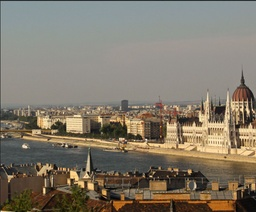
#> input picture b.jpg, 256 x 212 px, shrunk from 1123 x 932 before the run
$ python sensitivity.py
#> lines starting #> are read from the running program, lines starting #| are printed output that depends on the picture
### utilities.py
import numpy as np
import cv2
from scipy.spatial.distance import cdist
import matplotlib.pyplot as plt
from sklearn import linear_model


## MAIN ransac function. Not iterative.
def RANSAC(matches_1, matches_2, s, error_threshold):

    ## Take random sample of matches
    sample_ind = np.random.randint(len(matches_1), size=(s,1))

    match_1_sample = matches_1[sample_ind]
    match_2_sample = matches_2[sample_ind]
    match_1_sample = np.asarray(match_1_sample)
    match_2_sample = np.asarray(match_2_sample)

    #########################################
    ## Solve for Homography Matrix using big matrices
    X = np.matrix([match_1_sample.T[0][0], match_1_sample.T[1][0], np.ones(s)])
    Y = np.matrix([match_2_sample.T[0][0], match_2_sample.T[1][0],np.ones(s)])

    ############################################
    #########################################
    ## CONSTRUCT MATRICES
    sum_x_sq = np.square(X[0]).sum()
    sum_x_y = np.multiply(X[0],X[1]).sum()
    sum_x = X[0].sum()
    sum_y_sq = np.square(X[1]).sum()
    sum_y = X[1].sum()

    a = np.array([
    [sum_x_sq, sum_x_y, sum_x, 0, 0, 0],
    [sum_x_y, sum_y_sq, sum_y, 0, 0, 0],
    [sum_x, sum_y, s, 0, 0, 0],
    [0, 0, 0,sum_x_sq, sum_x_y, sum_x],
    [0, 0, 0,sum_x_y, sum_y_sq, sum_y],
    [0, 0, 0,sum_x, sum_y, s]
    ])

    sum_u_x = np.multiply(Y[0],X[0]).sum()
    sum_u_y = np.multiply(Y[0],X[1]).sum()
    sum_u = Y[0].sum()
    sum_v_x = np.multiply(Y[1],X[0]).sum()
    sum_v_y = np.multiply(Y[1],X[1]).sum()
    sum_v = Y[1].sum()

    b = np.array([sum_u_x, sum_u_y,sum_u,sum_v_x,sum_v_y,sum_v])
    ############################################
    ############################################

    ## Calculate H matrix
    a_matrix = np.linalg.solve(a,b)
    H = np.array([
    [a_matrix[0],a_matrix[1],a_matrix[2]],
    [a_matrix[3],a_matrix[4],a_matrix[5]],
    [0,0,1]])

    ### take the new H matrix and predict image 2 points using img 1 points
    X = np.matrix([matches_1.T[0], matches_1.T[1], np.ones(len(matches_1))])
    Y_pred = np.dot(H,X)

    ############################
    # the squared distance
    # between the point coordinates in one image, and the transformed coordinates of
    # the matching points in the other image

    # filter inliers and outliers, return outlier indices and statistics
    ############################

    Y_pred = Y_pred[0:2].T
    Y_pred = Y_pred / np.linalg.norm(Y_pred)
    matches_2 = matches_2  / np.linalg.norm(matches_2)
    distances = cdist(Y_pred, matches_2,'euclidean')
    errors = distances.diagonal()
    inliers = np.where(errors<error_threshold)[0]
    outliers = np.where(errors>=error_threshold)[0]
    n_inliers = inliers.shape[0]
    n_outliers = outliers.shape[0]
    outlier_index = np.argwhere(errors>=error_threshold)
    inlier_residual = inliers.mean()

    # print("###")
    # print("Number of Inliers")
    # print(n_inliers)

    return H, outlier_index, inliers, outliers, inlier_residual


## Visually compare image 1 and 2
# [8 lines left out: function plot_matches, not called in this run]


## Get descriptors and coordinates
def get_sift(img_1,img_2):
    # sift = cv2.xfeatures2d.SURF_create(400)
    # sift.setExtended(True)
    sift = cv2.xfeatures2d.SIFT_create()
    k1, d1 = sift.detectAndCompute(img_1, None)
    k2, d2 = sift.detectAndCompute(img_2, None)

    ## Normalize for 0 mean and unit std
    d1 = d1 / np.linalg.norm(d1)
    d2 = d2 / np.linalg.norm(d2)

    ## Extract coordinates of keypoints
    coords1 = []
    coords2 = []
    for i in range(len(k1)):
        coords1.append(k1[i].pt)
    for i in range(len(k2)):
        coords2.append(k2[i].pt)
    return d1, d2, coords1, coords2

## Get closest matches based on distacne
def get_top_matches(desc_1, desc_2, threshold, type):

    if type == 'euc':
        desc_1 = desc_1 / np.linalg.norm(desc_1)
        desc_2 = desc_2  / np.linalg.norm(desc_2)
        distances = cdist(desc_1, desc_2)
    if type == 'corr':
        distances = np.zeros((len(desc_1), len(desc_2)))
        for i in range(len(desc_1)):
            for j in range(len(desc_2)):
                distances[i][j] = np.correlate(desc_1[i], desc_2[j])
        distances = distances / distances.max()
        distances = 1 - distances

    index_1 = []
    index_2 = []
    for i in range(0,len(distances)):
        if distances[i].min() < threshold:
            index_1.append(i)
            index_2.append(distances[i].argmin())

    return index_1, index_2, distances

## Run RANSAC iterations
def run_RANSAC(N, matches_1, matches_2, sample_size, error_threshold):
    removal_matches = []
    all_inliers = []
    homogrogaphy_matrices = []
    n_inliers = []
    for n in range(N):
        H, outlier_index, inliers, outliers, inlier_residual = RANSAC(matches_1, matches_2, sample_size, error_threshold)
        homogrogaphy_matrices.append(H)
        removal_matches.append(outlier_index)
        all_inliers.append(inliers)
        n_inliers.append(len(inliers))
    print("Optimal Inlier count:")
    print(np.max(n_inliers))
    print("Average Inlier Residual:")
    inlier_residual = np.mean(all_inliers[np.argmax(n_inliers)])
    print(inlier_residual)
    print("Number of Outliers:")
    n_outlier = len(matches_1) - np.max(n_inliers)
    print(n_outlier)

    return homogrogaphy_matrices, removal_matches, all_inliers, n_inliers, inlier_residual

## Calculate the final H matrix
def final_homography(opt_matches_1,opt_matches_2):
    X = np.matrix([opt_matches_1.T[0], opt_matches_1.T[1], np.ones(len(opt_matches_1))])
    Y = np.matrix([opt_matches_2.T[0], opt_matches_2.T[1],np.ones(len(opt_matches_1))])

    ############################################
    #########################################
    ## CONSTRUCT MATRICES
    sum_x_sq = np.square(X[0]).sum()
    sum_x_y = np.multiply(X[0],X[1]).sum()
    sum_x = X[0].sum()
    sum_y_sq = np.square(X[1]).sum()
    sum_y = X[1].sum()

    a = np.array([
    [sum_x_sq, sum_x_y, sum_x, 0, 0, 0],
    [sum_x_y, sum_y_sq, sum_y, 0, 0, 0],
    [sum_x, sum_y, len(opt_matches_1), 0, 0, 0],
    [0, 0, 0,sum_x_sq, sum_x_y, sum_x],
    [0, 0, 0,sum_x_y, sum_y_sq, sum_y],
    [0, 0, 0,sum_x, sum_y, len(opt_matches_1)]
    ])

    sum_u_x = np.multiply(Y[0],X[0]).sum()
    sum_u_y = np.multiply(Y[0],X[1]).sum()
    sum_u = Y[0].sum()
    sum_v_x = np.multiply(Y[1],X[0]).sum()
    sum_v_y = np.multiply(Y[1],X[1]).sum()
    sum_v = Y[1].sum()

    b = np.array([sum_u_x, sum_u_y,sum_u,sum_v_x,sum_v_y,sum_v])
    ############################################
    ############################################

    ## Calculate H matrix
    a_matrix = np.linalg.solve(a,b)
    H = np.array([
    [a_matrix[0],a_matrix[1],a_matrix[2]],
    [a_matrix[3],a_matrix[4],a_matrix[5]],
    [0,0,1]])

    return H

######################################
## NOTE THIS FUNCTION IS CURTEST OF
## https://github.com/pavanpn/Image-Stitching/blob/master/stitch_images.py
## Taken as alternative to matlabs warp and transform functions
# [34 lines left out: function get_stitched_image, not called in this run]

### sensitivity.py
import numpy as np
import cv2
from scipy.spatial.distance import cdist
import matplotlib.pyplot as plt

from utilities import *

## NOTE THIS SCRIPT IS PURELY FOR SENSITIVITY ANALYSIS
type = 'euc'
distance_thresh = 0.01
error_threshold = 0.001
sample_size = 10
def visualize(x,y,title,xlab,ylab):
    plt.plot(x, y)
    plt.title(title)
    plt.xlabel(xlab)
    plt.ylabel(ylab)
    plt.savefig('./' + title + '.png', bbox_inches='tight')
    plt.close()

def run_all(type, distance_thresh, error_threshold, sample_size):
#> called with type = 'euc', distance_thresh = 0.01, error_threshold = 0.001, sample_size = 10
    filename_1 = './b.jpg'
    filename_2 = './a.jpg'
    img_1 = cv2.imread(filename_1)
#> img_1 is the input picture: shape (212, 256, 3); mean B, G, R 106.9, 121.1, 129.5
    img_2 = cv2.imread(filename_2)
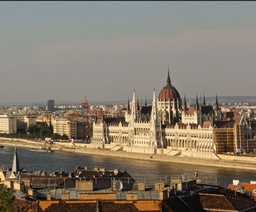
#> input picture a.jpg, 256 x 212 px, shrunk from 1123 x 932 before the run
#> img_2 is the input picture: shape (212, 256, 3); mean B, G, R 106.3, 121.5, 132.4

    ######################
    ## Extract Keypoints and Descriptors
    d1, d2, coords1, coords2 = get_sift(img_1,img_2)
#> in get_sift, `k1, d1 = sift.detectAndCompute(img_1, None)`: k1 = 408 keypoints; strongest (x, y, size): (44, 189, 1.9), (248, 112, 2.2), (91, 186, 4.3), (189, 172, 2.7)
#> in get_sift, `k2, d2 = sift.detectAndCompute(img_2, None)`: k2 = 427 keypoints; strongest (x, y, size): (17, 186, 4.2), (174, 111, 2.3), (30, 192, 3.4), (116, 172, 2.7)
#> in get_sift, `d1 = d1 / np.linalg.norm(d1)`:
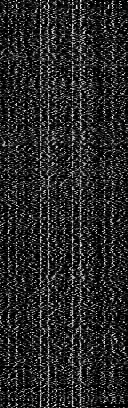
#> d1: shape (408, 128) float32; min 0, max 0.017, mean 0.00266; drawn with min black and max white
#> in get_sift, `d2 = d2 / np.linalg.norm(d2)`:
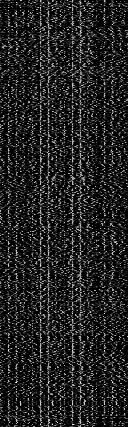
#> d2: shape (427, 128) float32; min 0, max 0.0182, mean 0.00256; drawn with min black and max white
#> after the loop in get_sift, `for i in range(len(k1)):`: coords1 = 408 pairs, first value 3.58 to 253, second value 80.4 to 209.2
#> after the loop in get_sift, `for i in range(len(k2)):`: coords2 = 427 pairs, first value 2.86 to 252, second value 80.44 to 208.5

    #########################################################
    # Get Best Matches
    ## DO SENSITIVITY ANALYSIS ON DISTANCE TYPE
    print(distance_thresh)
    print(type)
    index_1, index_2, distances = get_top_matches(d1,d2, distance_thresh,type)
#> in get_top_matches, `distances = cdist(desc_1, desc_2)`:
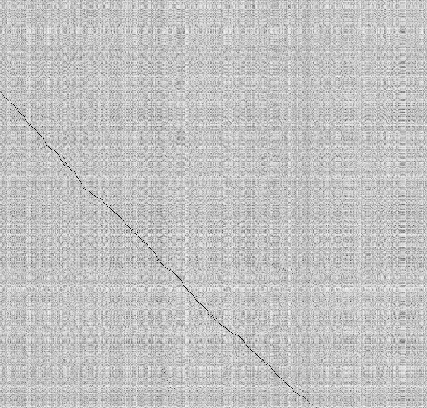
#> distances: shape (408, 427) float64; min 0.00124, max 0.0655, mean 0.0504; drawn with min black and max white
#> after the loop in get_top_matches, `for i in range(0,len(distances)):`: index_1 = 209 values from 97 to 396; index_2 = 209 values, max 303 at index 208, min 4 at index 0, mean 153.2
#> index_1 = 209 values from 97 to 396


    ## Extract best matches
    coords1 = np.array(coords1)
    matches_1 = coords1[index_1]
#> matches_1 = 209 pairs, first value 81.58 to 246.9, second value 80.4 to 208.5
    coords2 = np.array(coords2)
    matches_2 = coords2[index_2]
#> matches_2 = 209 pairs, first value 7.79 to 173.1, second value 80.44 to 208.5


    ############################
    ## RANSAC
    ############################
    # Number of iterations

    p = 0.99
    e = 0.05

    N = np.log(1 - p) / np.log(1-(1-e)**sample_size)
    N = int(N) + 10

    ###########################
    ## RANSAC ITERATIONS
    homogrogaphy_matrices, removal_matches, all_inliers, n_inliers, inlier_residual = run_RANSAC(N, matches_1, matches_2, sample_size, error_threshold)
#> the loop in run_RANSAC, `for n in range(N):` made 15 passes
#> (sample_ind in RANSAC, sum_x_sq in RANSAC, sum_x_y in RANSAC, sum_x in RANSAC, sum_y_sq in RANSAC, sum_y in RANSAC, sum_u_x in RANSAC, sum_u_y in RANSAC) on passes 1, 2, 3, 4, 5, 8: ([172, 47, 117, 192, 67, 195, 103, 9, 21, 36], 297423.3, 256442.2, 1633.8, 256590.6, 1579.1, 176889.5, 139953.2), ([87, 70, 88, 140, 58, 193, 39, 87, 174, 88], 299499.6, 253181.4, 1685.7, 251332.8, 1548.8, 175417, 139217.9), ([81, 165, 25, 77, 72, 9, 148, 115, 208, 197], 328336.9, 243067.7, 1734, 232524, 1470.6, 200300.1, 134468.4), ([79, 175, 192, 82, 99, 177, 29, 147, 147, 142], 374105.7, 271014.5, 1890.7, 216438.8, 1437.3, 234562.3, 164936.1), ([167, 32, 193, 9, 185, 127, 32, 31, 202, 151], 351911.4, 247702.2, 1782.4, 215833.4, 1420.7, 220390.4, 142857), ([1, 65, 169, 57, 35, 102, 119, 11, 174, 82], 256382.7, 220212.7, 1525, 210519.9, 1424.9, 143867.6, 115072.9)
#> (sample_ind in RANSAC, sum_x_sq in RANSAC, sum_x_y in RANSAC, sum_x in RANSAC, sum_y_sq in RANSAC, sum_y in RANSAC, sum_u_x in RANSAC, sum_u_y in RANSAC) on passes 6, 7, 9, 10: ([163, 203, 114, 183, 28, 34, 128, 128, 164, 53], 364337.5, 292005.9, 1850.2, 270025.2, 1623.9, 227688.2, 172093.7), ([133, 38, 17, 79, 132, 105, 42, 186, 31, 120], 272322.5, 249534.1, 1589.9, 249322, 1553.8, 155003.9, 134865.4), ([91, 128, 142, 99, 53, 140, 121, 170, 84, 203], 359898.5, 282910.1, 1866.8, 242527.9, 1521.8, 222086.7, 170571.6), ([68, 6, 196, 47, 127, 131, 204, 100, 180, 78], 339728.4, 282064.3, 1770.6, 263114.3, 1602.7, 209075.9, 163825.2)
#> pass 1, in RANSAC, `distances = cdist(Y_pred, matches_2,'euclidean')`:
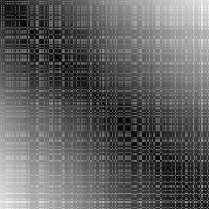
#> distances: shape (209, 209) float64; min 6.58e-07, max 0.0698, mean 0.0271; drawn with min black and max white
#> after the loop in run_RANSAC, `for n in range(N):`: all_inliers = 15 items; n_inliers = [209, 209, 209, 209, 209, 209, 209, 209, 209, 209, 209, 209, 209, 209, 209]; removal_matches = [empty array, empty array, empty array, empty array, empty array, empty array, empty array, empty array, empty array, empty array, empty array, empty array, empty array, empty array, empty array]
#| 209
#| 104.0
#> in run_RANSAC, `n_outlier = len(matches_1) - np.max(n_inliers)`: n_outlier = 0
#| 0
#> homogrogaphy_matrices = 15 items; all_inliers = 15 items; inlier_residual = 104


    ######################
    ## Remove bad keypoints based on RANSAC RESULTS
    ######################
    outliers = removal_matches[np.argmax(n_inliers)].ravel()
#> outliers = empty array
    opt_matches_1 = np.asarray([i for j, i in enumerate(matches_1) if j not in outliers])
#> opt_matches_1 has the same summary as matches_1
    opt_matches_2 = np.asarray([i for j, i in enumerate(matches_2) if j not in outliers])
#> opt_matches_2 has the same summary as matches_2
    opt_H = homogrogaphy_matrices[np.argmax(n_inliers)]
#> opt_H = [[1, 0.000353, -73.83], [4.11e-05, 1, -0.00111], [0, 0, 1]]


    #########################################
    ## Solve for Homography Matrix using big matrices
    H = final_homography(opt_matches_1,opt_matches_2)
#> in final_homography, `sum_x_sq = np.square(X[0]).sum()`: sum_x_sq = 6595619.1
#> in final_homography, `sum_x_y = np.multiply(X[0],X[1]).sum()`: sum_x_y = 5385550.4
#> in final_homography, `sum_x = X[0].sum()`: sum_x = 35648
#> in final_homography, `sum_y_sq = np.square(X[1]).sum()`: sum_y_sq = 5095116.7
#> in final_homography, `sum_y = X[1].sum()`: sum_y = 31932.6
#> in final_homography, `a = np.array([ [sum_x_sq, sum_x_y, sum_x, 0, 0, 0], [sum_x_y, sum_y_sq..`: a = [[6595619.1, 5385550.4, 35648, 0, 0, 0], [5385550.4, 5095116.7, 31932.6, 0, 0, 0], [35648, 31932.6, 209, 0, 0, 0], [0, 0, 0, 6595619.1, 5385550.4, 35648], [0, 0, 0, 5385550.4, 5095116.7, 31932.6], [0, 0, 0, 35648, 31932.6, 209]]
#> in final_homography, `sum_u_x = np.multiply(Y[0],X[0]).sum()`: sum_u_x = 3965069.8
#> in final_homography, `sum_u_y = np.multiply(Y[0],X[1]).sum()`: sum_u_y = 3029194
#> in final_homography, `sum_u = Y[0].sum()`: sum_u = 20225.4
#> in final_homography, `sum_v_x = np.multiply(Y[1],X[0]).sum()`: sum_v_x = 5385895.1
#> in final_homography, `sum_v_y = np.multiply(Y[1],X[1]).sum()`: sum_v_y = 5095439.5
#> in final_homography, `sum_v = Y[1].sum()`: sum_v = 31934.7
#> in final_homography, `b = np.array([sum_u_x, sum_u_y,sum_u,sum_v_x,sum_v_y,sum_v])`: b = [3965069.8, 3029194, 20225.4, 5385895.1, 5095439.5, 31934.7]
#> in final_homography, `a_matrix = np.linalg.solve(a,b)`: a_matrix = [1, 0.000121, -73.81, -1.88e-05, 1, 0.0108]
#> in final_homography, `H = np.array([ [a_matrix[0],a_matrix[1],a_matrix[2]], [a_matrix[3],a_m..`: H = [[1, 0.000121, -73.81], [-1.88e-05, 1, 0.0108], [0, 0, 1]]


    ## Show Inliers on both images
    img_1 = cv2.imread(filename_1)
    img_2 = cv2.imread(filename_2)


    #H, mask = cv2.findHomography(opt_matches_1, opt_matches_2)


    X = np.matrix([opt_matches_1.T[0], opt_matches_2.T[1], np.ones(len(opt_matches_2))])
    Y_pred = np.dot(H,X)
    Y_pred = Y_pred[0:2].T
#> Y_pred has the same summary as matches_2
    Y_pred = Y_pred / np.linalg.norm(Y_pred)
#> Y_pred = 209 pairs, first value 0.00283 to 0.0629, second value 0.0292 to 0.0758
    opt_matches_2 = opt_matches_2  / np.linalg.norm(opt_matches_2)
#> opt_matches_2 has the same summary as Y_pred
    distances = cdist(Y_pred, opt_matches_2,'euclidean')
    errors = distances.diagonal()
#> errors = 209 values, max 0.000356 at index 87, min 7.68e-07 at index 130, mean 1.92e-05
    errors = errors.mean()
#> errors = 1.92e-05
    return errors


select = ['types', 'distance_thresh', 'error_threshold', 'sample_size']
for select_analysis in select:
    if select_analysis == 'types':
        types = ['euc', 'corr']
        plot_y = []
        for loop in types:
            s = []
            for i in range(5):
                if loop == 'corr':
                    distance_thresh = 0.9
                error = run_all(loop, distance_thresh, error_threshold, sample_size)
#> error = 1.92e-05
                s.append(error)
            plot_y.append(np.mean(s))
        plt.bar(types, plot_y)
        plt.title('Sensitivity Analysis: Matching Distance')
        plt.xlabel('Metric')
        plt.ylabel('Error')
        plt.savefig('./' + 'Sensitivity Analysis: Matching Distance' + '.png', bbox_inches='tight')
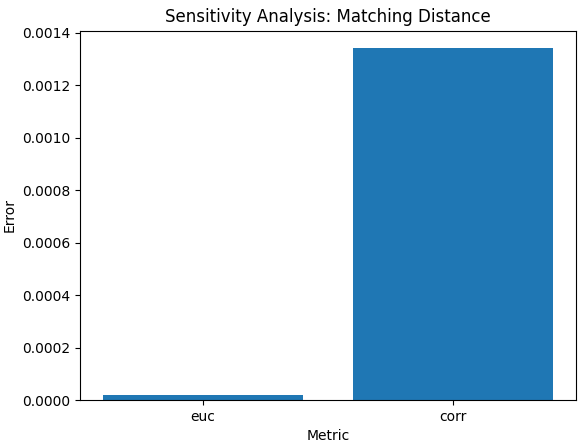
#> figure drawn by matplotlib, 1 panel
        plt.close()
    if select_analysis == 'distance_thresh':
        distance_thresh = np.arange(0.05, 0.5, 0.05)
        plot_y = []
        for loop in distance_thresh:
            s = []
            for i in range(5):
                error = run_all(type, loop, error_threshold, sample_size)
                s.append(error)
            plot_y.append(np.mean(s))
        distance_thresh = distance_thresh.tolist()
        visualize(distance_thresh,plot_y,'Sensitivity Analysis: Distance Threshold','Threshold','Error')
    if select_analysis == 'error_threshold':
        distance_thresh = 0.01
        error_threshold = 0.001
        sample_size = 10
        error_threshold = np.arange(0.001, 0.02, 0.001)
        plot_y = []
        for loop in error_threshold:
            s = []
            for i in range(5):
                error = run_all(type, distance_thresh, loop, sample_size)
                s.append(error)
            plot_y.append(np.mean(s))
        error_threshold = error_threshold.tolist()
        visualize(error_threshold,plot_y,'Sensitivity Analysis: RANSAC Error Threshold','Threshold','Error')
    if select_analysis == 'sample_size':
        distance_thresh = 0.01
        error_threshold = 0.001
        sample_size = 10
        sample_size = range(4,15,1)
        plot_y = []
        for loop in sample_size:
            s = []
            for i in range(10):
                error = run_all(type, distance_thresh, error_threshold, loop)
                s.append(error)
            plot_y.append(np.mean(s))

        sample_size = list(sample_size)
        visualize(sample_size,plot_y,'Sensitivity Analysis: RANSAC Sample Size','Sample Size','Error')


#######################
## READ IMAGES
